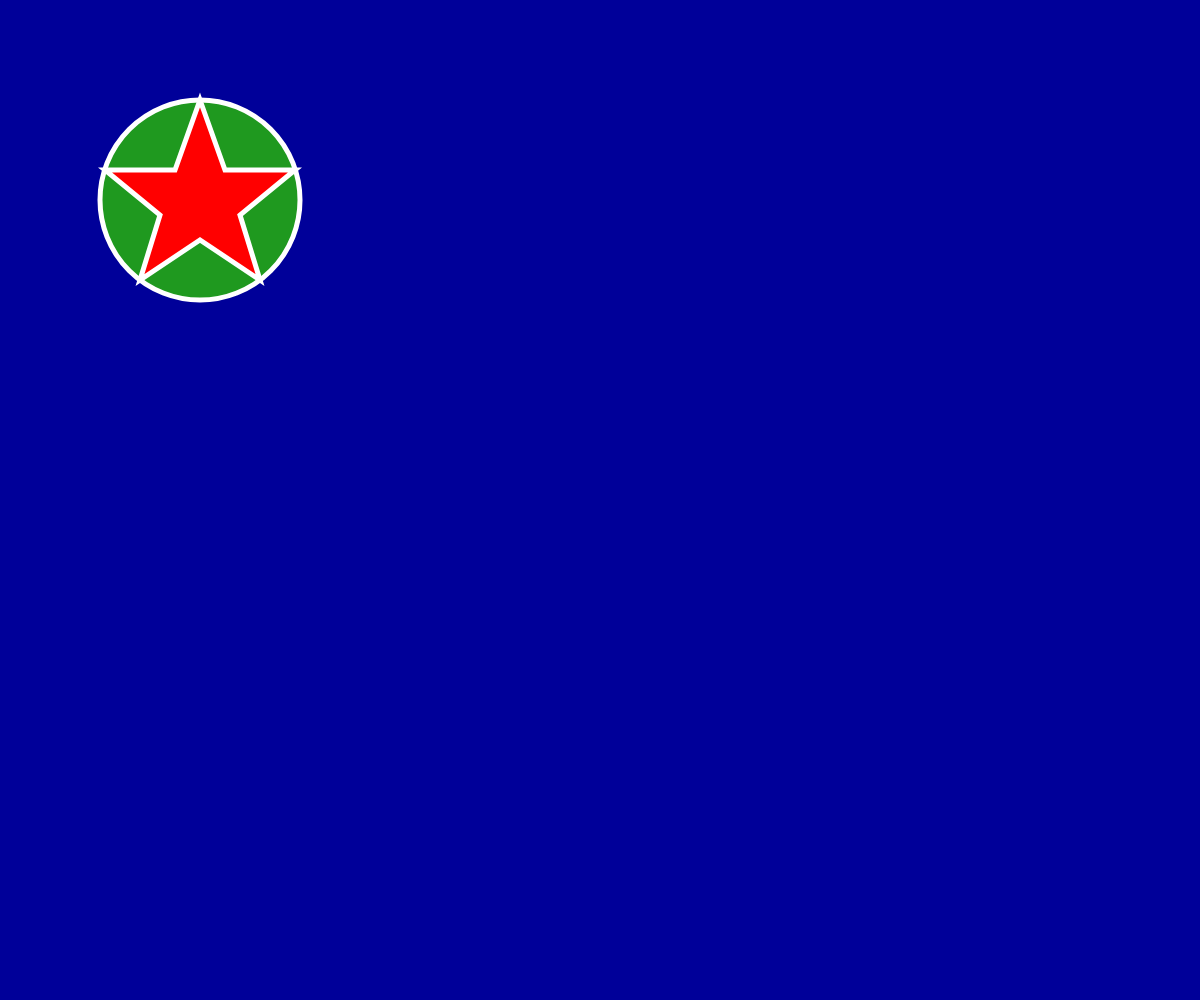
Frame 1 (no input)
Frame 60 (no input): identical to frame 1, image omitted
Frame 120 (the mouse pressed at the canvas centre since frame 60): identical to frame 1, image omitted

The p5.js sketch that drew this single still picture (run headless with seeded random() and noise() and a simulated clock; from frame 60 on, the mouse is pressed at the canvas centre):

// p5.js sketch
// ── sketch.js
function setup() {
  createCanvas(windowWidth, windowHeight);
  colorMode(HSB);
  angleMode(DEGREES);
}

function draw() {
  background(240,100,60);

  stroke('white');
  strokeWeight(5);
  fill(120,80,60);

  circle(200,200,200);
  fill('red');
  beginShape();
  vertex(200,100); //top
  vertex(225,170); 
  vertex(295,170); //right top
  vertex(240,215); 

  vertex(260,280); //right bottom
  vertex(200,240); 
  vertex(140,280); //left bottom
  vertex(160,215); 

  vertex(105,170); //left top
  vertex(175,170); 
  vertex(200,100); //top
  endShape(CLOSE); 
}
